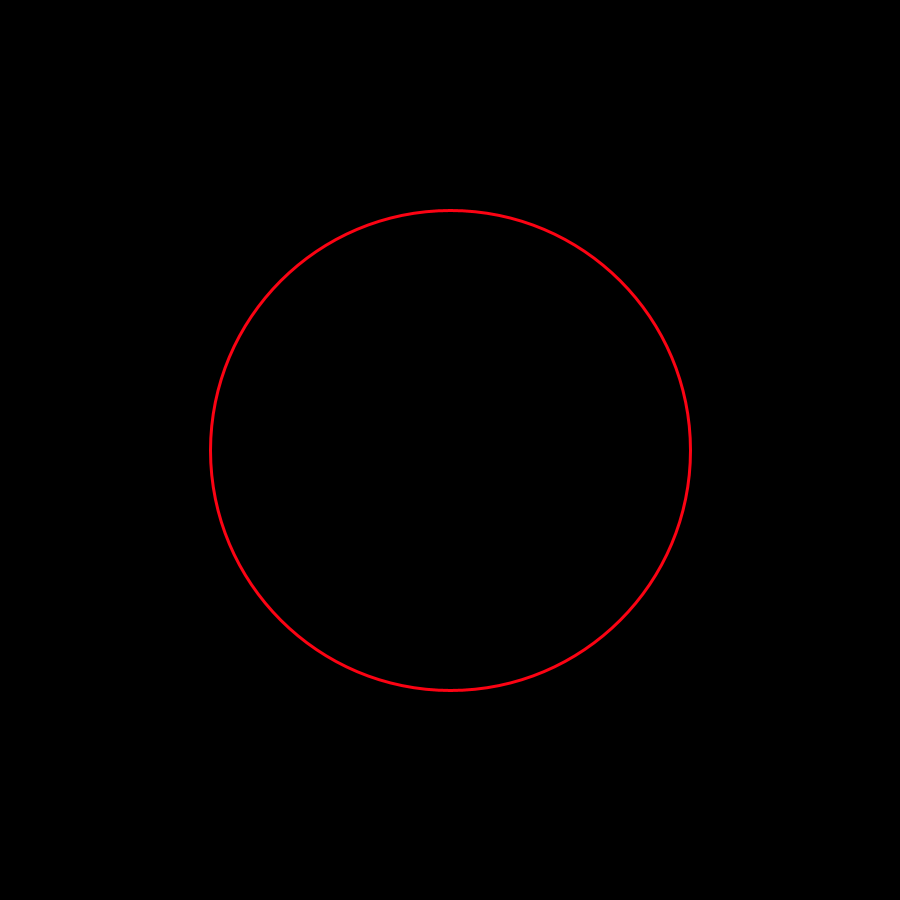
Frame 1 (no input)
Frame 60 (the mouse pressed at the canvas centre just before this capture): identical to frame 1, image omitted
Frame 120 (the mouse held since frame 60 and released just before this capture): identical to frame 1, image omitted

The Processing sketch that drew this single still picture (run headless with seeded random() and noise(); from frame 60 on, the mouse is pressed at the canvas centre):

// Processing sketch: Spirograph
// ── Spirograph.pde
//R = 3;
//r = 1.11;
//p = 0.3;
//theta = linspace(0,100*pi,10000);
//phi = R / r * theta;
//x1 = (R - r) * cos(theta);
//y1 = (R - r) * sin(theta);
//x2 = p * cos(-phi);
//y2 = p * sin(-phi);
//x = x1 + x2;
//y = y1 + y2;
//plot(x,y)
//float a = 240, b = 130.0, h = 150, t = 0;
//float a = 240, b = 10.0, h = 50, t = 0;
//float a = 180, b = 30.0, h = 50, t = 0;
float a = 240, b = 100.0, h = 150, t = 0;
float x, y;
float xx[], yy[];
boolean click = false;
void setup() {
  size(900, 900);
  stroke(#190AFC);
  frameRate(120);
  background(0);
  smooth();
  colorMode(HSB, 255, 255, 255);
  xx = new float[360];
  yy = new float[360];
  noCursor();
}
void draw() {
  strokeWeight(3);
  if (!click) {
    b = mouseX;
    h = mouseY;
  }
  for (int r = 0; r<360; r+=1) {
    xx[r] = (a-b)*cos(radians(r));
    yy[r] = (a-b)*sin(radians(r));
  }
  if (!click)
    background(0);
  translate(450, 450);
  noFill();
  stroke(#FC0313);
  if (!click)
    ellipse(0, 0, 2*a, 2*a);
  t+=0.010;
  float big = 57.3;
  stroke(#03FC32);
  if (!click)
    ellipse(xx[int(big*t)%360], yy[int(big*t)%360], 2*b, 2*b);
  x = (a-b)*cos(t)+h*cos((a-b)/b*t);
  y = (a-b)*sin(t)-h*sin((a-b)/b*t);
  float d = dist(x, y, 0, 0);
  //for(float s = 0;s<t;s+=0.01){
  //x = (a-b)*cos(t)+h*cos((a-b)/b*t);
  //y = (a-b)*sin(t)-h*sin((a-b)/b*t);
  //stroke(1, 255, 255);
  //point(x, y);
  //}
  stroke(#6050FF);
  if (!click)
    line(xx[int(big*t)%360], yy[int(big*t)%360], x, y);

  stroke(d,255,255);
  strokeWeight(6);
  point(x, y);
}
void mousePressed() {
  click = !click;
  background(0);
}
